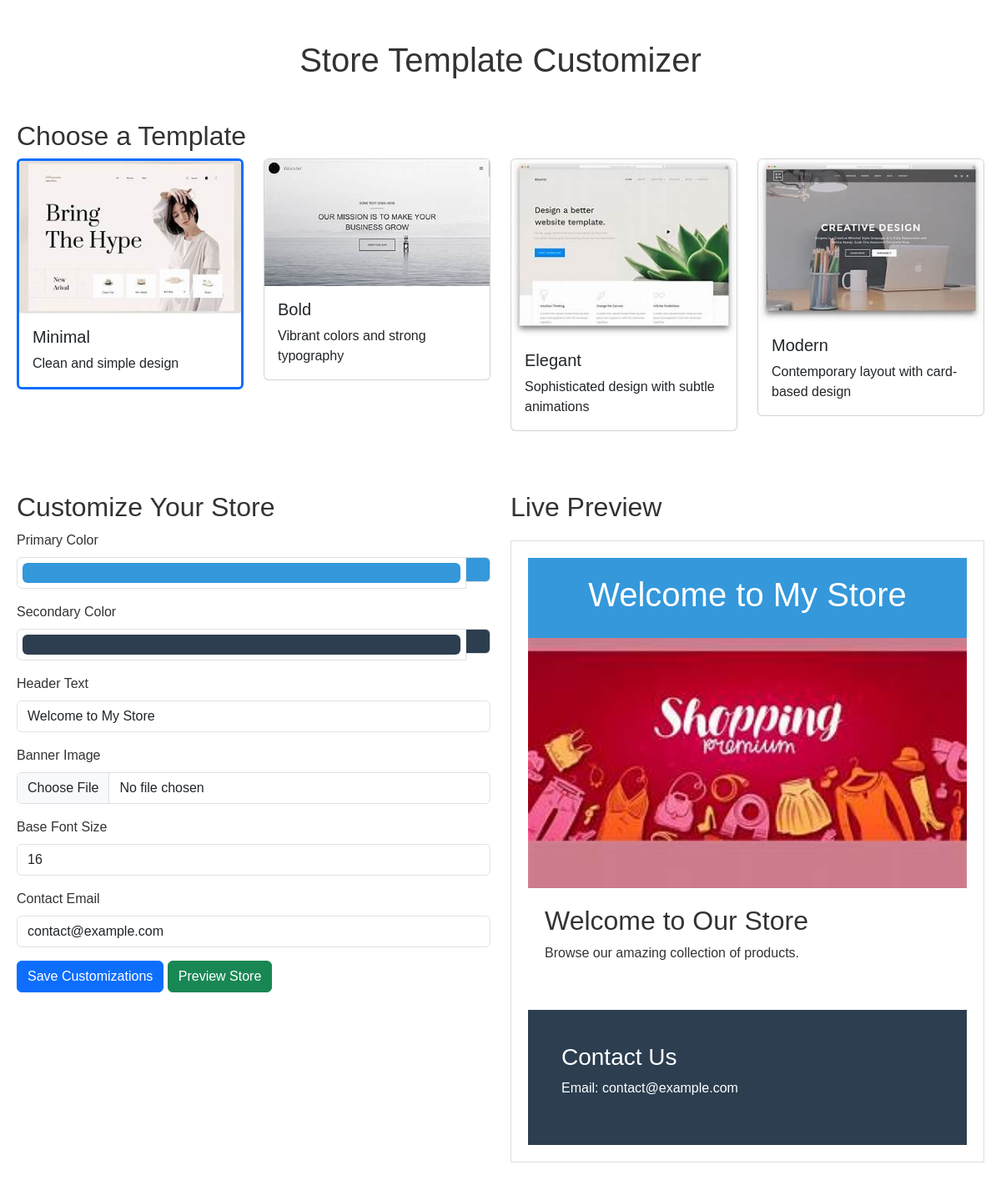
The app's page /?template_id=1 with its own data.
### tables this page shows
CREATE TABLE IF NOT EXISTS store_templates (
    id INT AUTO_INCREMENT PRIMARY KEY,
    name VARCHAR(100) NOT NULL,
    description TEXT,
    thumbnail_path VARCHAR(255),
    html_file_path VARCHAR(255) NOT NULL,
    created_at TIMESTAMP DEFAULT CURRENT_TIMESTAMP
);

CREATE TABLE IF NOT EXISTS store_template_fields (
    id INT AUTO_INCREMENT PRIMARY KEY,
    template_id INT NOT NULL,
    field_name VARCHAR(100) NOT NULL,
    field_label VARCHAR(100) NOT NULL,
    field_type ENUM('text', 'color', 'image', 'textarea', 'number') NOT NULL,
    default_value VARCHAR(255),
    created_at TIMESTAMP DEFAULT CURRENT_TIMESTAMP,
    FOREIGN KEY (template_id) REFERENCES store_templates(id) ON DELETE CASCADE
);

### functions.php (called while the page is built, shortened)
<?php
require_once 'config.php';
function getTemplates() {
    $sql = "SELECT * FROM store_templates";
    $result = executeQuery($sql)->get_result();
    return $result->fetch_all(MYSQLI_ASSOC);
}
function getTemplateFields($template_id) {
    $sql = "SELECT * FROM store_template_fields WHERE template_id = ?";
    $stmt = executeQuery($sql, [$template_id], 'i');
    $result = $stmt->get_result();
    return $result->fetch_all(MYSQLI_ASSOC);
}
function getTemplateFieldValues($session_id, $template_id) {
    $sql = "SELECT v.field_id, v.field_value, f.field_name, f.field_type
            FROM store_template_field_values v
            JOIN store_template_fields f ON v.field_id = f.id
            WHERE v.session_id = ? AND v.template_id = ?";
    $stmt = executeQuery($sql, [$session_id, $template_id], 'si');
    $result = $stmt->get_result();
    $values = [];
    return $values;
}
function getTemplateHtmlPath($template_id) {
    $sql = "SELECT html_file_path FROM store_templates WHERE id = ?";
    $stmt = executeQuery($sql, [$template_id], 'i');
    $result = $stmt->get_result();
    $template = $result->fetch_assoc();
    return $template ? $template['html_file_path'] : null;
}
?>

### config.php (called while the page is built, shortened)
<?php
$conn = new mysqli(DB_HOST, DB_USER, DB_PASS, DB_NAME);
$conn->set_charset("utf8");
function executeQuery($sql, $params = [], $types = '') {
    global $conn;
    $stmt = $conn->prepare($sql);
    if (!empty($params)) {
        $stmt->bind_param($types, ...$params);
    }
    $stmt->execute();
    return $stmt;
}
?>

### index.php (the view, shortened to what this page needs)
<?php
require_once 'functions.php';
$templates = getTemplates();
$selected_template_id = isset($_GET['template_id']) ? (int)$_GET['template_id'] : null;
$fields = [];
$field_values = [];
if ($selected_template_id) {
    $fields = getTemplateFields($selected_template_id);
    $field_values = getTemplateFieldValues($_SESSION['guest_id'], $selected_template_id);
}
?>
<!DOCTYPE html>
<html lang="en">
<head>
    <link href="https://cdn.jsdelivr.net/npm/bootstrap@5.3.0/dist/css/bootstrap.min.css" rel="stylesheet">
    <link href="https://cdn.jsdelivr.net/npm/bootstrap-icons@1.10.0/font/bootstrap-icons.css" rel="stylesheet">
</head>
<body>
    <div class="container py-5">
        <h1 class="text-center mb-5">Store Template Customizer</h1>
        <div class="row mb-5">
            <div class="col-12">
                <h2>Choose a Template</h2>
                <div class="row">
                    <?php foreach ($templates as $template): ?>
                        <div class="col-md-3 mb-4">
                            <div class="card template-card <?= $selected_template_id == $template['id'] ? 'selected' : '' ?>"
                                 onclick="window.location.href='?template_id=<?= $template['id'] ?>'">
                                <img src="<?= htmlspecialchars($template['thumbnail_path']) ?>" class="card-img-top" alt="<?= htmlspecialchars($template['name']) ?>">
                                <div class="card-body">
                                    <h5 class="card-title"><?= htmlspecialchars($template['name']) ?></h5>
                                    <p class="card-text"><?= htmlspecialchars($template['description']) ?></p>
                                </div>
                            </div>
                        </div>
                    <?php endforeach; ?>
                </div>
            </div>
        </div>
        <?php if ($selected_template_id): ?>
        <div class="row">
            <div class="col-md-6">
                <h2>Customize Your Store</h2>
                <form method="post" enctype="multipart/form-data">
                    <?php foreach ($fields as $field):
                        $field_value = $field_values[$field['field_name']]['field_value'] ?? $field['default_value'];
                    ?>
                        <div class="mb-3">
                            <label for="field_<?= $field['id'] ?>" class="form-label">
                                <?= htmlspecialchars($field['field_label']) ?>
                            </label>
                            <?php if ($field['field_type'] === 'text'): ?>
                                <input type="text" class="form-control" id="field_<?= $field['id'] ?>"
                                       name="field_<?= $field['id'] ?>" value="<?= htmlspecialchars($field_value) ?>">
                            <?php elseif ($field['field_type'] === 'color'): ?>
                                <div class="input-group">
                                    <input type="color" class="form-control form-control-color" id="field_<?= $field['id'] ?>"
                                           name="field_<?= $field['id'] ?>" value="<?= htmlspecialchars($field_value) ?>">
                                    <span class="input-group-text color-preview" style="background-color: <?= htmlspecialchars($field_value) ?>"></span>
                                </div>
                            <?php elseif ($field['field_type'] === 'image'): ?>
                                <div>
                                    <input type="file" class="form-control" id="field_<?= $field['id'] ?>"
                                           name="field_<?= $field['id'] ?>" accept="image/*">
                                </div>
                            <?php elseif ($field['field_type'] === 'textarea'): ?>
                                <textarea class="form-control" id="field_<?= $field['id'] ?>"
                                          name="field_<?= $field['id'] ?>" rows="3"><?= htmlspecialchars($field_value) ?></textarea>
                            <?php elseif ($field['field_type'] === 'number'): ?>
                                <input type="number" class="form-control" id="field_<?= $field['id'] ?>"
                                       name="field_<?= $field['id'] ?>" value="<?= htmlspecialchars($field_value) ?>">
                            <?php endif; ?>
                        </div>
                    <?php endforeach; ?>
                    <button type="submit" class="btn btn-primary">Save Customizations</button>
                    <a href="store.php?template_id=<?= $selected_template_id ?>" class="btn btn-success">Preview Store</a>
                </form>
            </div>
            <div class="col-md-6">
                <h2>Live Preview</h2>
                <div class="preview-container">
                    <?php
                    $html_path = getTemplateHtmlPath($selected_template_id);
                    if ($html_path && file_exists($html_path)) {
                        $html_content = file_get_contents($html_path);
                        foreach ($fields as $field) {
                            $field_value = $field_values[$field['field_name']]['field_value'] ?? $field['default_value'];
                            $placeholder = '{{' . $field['field_name'] . '}}';
                            $html_content = str_replace($placeholder, htmlspecialchars($field_value), $html_content);
                        }
                        echo $html_content;
                    } else {
                        echo '<div class="alert alert-warning">Preview not available for this template.</div>';
                    }
                    ?>
                </div>
            </div>
        </div>
        <?php endif; ?>
    </div>
</body>
</html>

### index.php (style rules this page uses)
.template-card { cursor: pointer; transition: transform 0.3s; }
.template-card.selected { border: 3px solid #0d6efd; }
.color-preview { width: 30px; height: 30px; display: inline-block; border: 1px solid #ddd; margin-left: 10px; }
.preview-container { border: 1px solid #ddd; padding: 20px; margin-top: 20px; min-height: 300px; }

### records on screen
store_templates: thumbnail_path (picture), name "Minimal", description "Clean and simple design"
store_templates: thumbnail_path (picture), name "Bold", description "Vibrant colors and strong typography"
store_templates: thumbnail_path (picture), name "Elegant", description "Sophisticated design with subtle animations"
store_templates: thumbnail_path (picture), name "Modern", description "Contemporary layout with card-based design"
store_template_fields: field_label "Primary Color", default_value "#3498db"
store_template_fields: field_label "Secondary Color", default_value "#2c3e50"
store_template_fields: field_label "Header Text", default_value "Welcome to My Store"
store_template_fields: field_label "Banner Image"
store_template_fields: field_label "Base Font Size", default_value "16"
store_template_fields: field_label "Contact Email", default_value "contact@example.com"

### other values on screen
$html_content "Welcome to My Store Welcome to Our Store Browse our amazing collection of products. Contact Us Email: contact@example.com"
